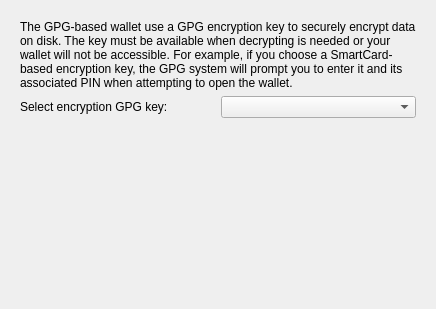
<?xml version="1.0" encoding="UTF-8"?>
<ui version="4.0">
 <class>KWalletWizardPageGpgKey</class>
 <widget class="QWidget" name="KWalletWizardPageGpgKey">
  <property name="geometry">
   <rect>
    <x>0</x>
    <y>0</y>
    <width>436</width>
    <height>309</height>
   </rect>
  </property>
  <layout class="QVBoxLayout" name="verticalLayout_3">
   <item>
    <widget class="QStackedWidget" name="stackedWidget">
     <property name="currentIndex">
      <number>0</number>
     </property>
     <widget class="QWidget" name="_pageWhenHasKeys">
      <layout class="QVBoxLayout" name="verticalLayout_2">
       <item>
        <widget class="QLabel" name="label_3">
         <property name="text">
          <string>&lt;html&gt;&lt;head/&gt;&lt;body&gt;&lt;p&gt;The GPG-based wallet use a GPG encryption key to securely encrypt data on disk. The key must be available when decrypting is needed or your wallet will not be accessible. For example, if you choose a SmartCard-based encryption key, the GPG system will prompt you to enter it and its associated PIN when attempting to open the wallet.&lt;/p&gt;&lt;/body&gt;&lt;/html&gt;</string>
         </property>
         <property name="wordWrap">
          <bool>true</bool>
         </property>
        </widget>
       </item>
       <item>
        <layout class="QHBoxLayout" name="horizontalLayout">
         <item>
          <widget class="QLabel" name="label">
           <property name="enabled">
            <bool>true</bool>
           </property>
           <property name="text">
            <string>Select encryption GPG key:</string>
           </property>
          </widget>
         </item>
         <item>
          <widget class="QComboBox" name="_gpgKey">
           <property name="enabled">
            <bool>true</bool>
           </property>
          </widget>
         </item>
        </layout>
       </item>
       <item>
        <spacer name="verticalSpacer">
         <property name="orientation">
          <enum>Qt::Vertical</enum>
         </property>
         <property name="sizeHint" stdset="0">
          <size>
           <width>20</width>
           <height>173</height>
          </size>
         </property>
        </spacer>
       </item>
      </layout>
     </widget>
     <widget class="QWidget" name="_pageNoKeys">
      <layout class="QVBoxLayout" name="verticalLayout">
       <item>
        <widget class="QLabel" name="label_2">
         <property name="sizePolicy">
          <sizepolicy hsizetype="Preferred" vsizetype="Expanding">
           <horstretch>0</horstretch>
           <verstretch>0</verstretch>
          </sizepolicy>
         </property>
         <property name="text">
          <string>Unable to locate at least one &lt;b&gt;encrypting GPG key&lt;/b&gt;. KDE Wallet needs such &lt;b&gt;encrypting key&lt;/b&gt; to securely store passwords or other sensitive data on disk. If you still want to setup a GPG-based wallet, then cancel this wizard, set-up an &lt;b&gt;encrypting GPG key&lt;/b&gt;, then retry this assistant. Otherwise, you may still click back, then choose a classic, blowfish encrypted file format on the previous page.</string>
         </property>
         <property name="wordWrap">
          <bool>true</bool>
         </property>
        </widget>
       </item>
      </layout>
     </widget>
    </widget>
   </item>
  </layout>
 </widget>
 <resources/>
 <connections/>
</ui>
